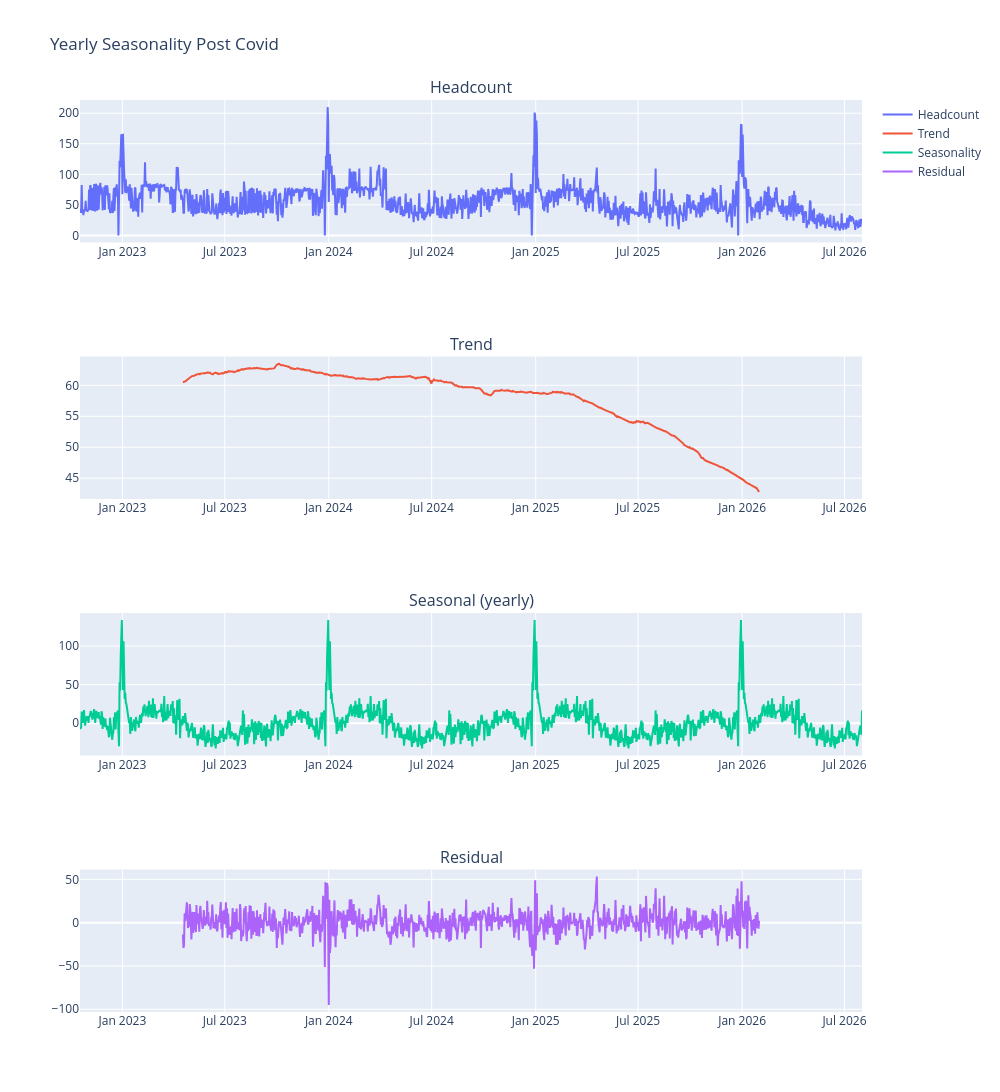

The cell this chart's notebook holds for it:
### Markdown cell above
## Seasonal Decomposition

### Code cell
post_covid_df = df[df["covid_flag"]=="post_covid"]
result = seasonal_decompose(post_covid_df["headcount"], model='additive', period=365)

fig = make_subplots(rows=4, cols=1, shared_xaxes=True, 
                     subplot_titles=("Headcount", "Trend", "Seasonal (yearly)", "Residual"))

fig.add_trace(go.Scatter(x=post_covid_df.index, y=post_covid_df["headcount"] , name="Headcount"), row=1, col=1)
fig.add_trace(go.Scatter(x=result.trend.index, y=result.trend, name="Trend"), row=2, col=1)
fig.add_trace(go.Scatter(x=result.seasonal.index, y=result.seasonal, name="Seasonality"), row=3, col=1)
fig.add_trace(go.Scatter(x=result.resid.index, y=result.resid, name="Residual"), row=4, col=1)

fig.update_layout(height=1200, width=1000, title_text = "Yearly Seasonality Post Covid")
fig.update_xaxes(showticklabels=True)
fig.show()

### Figure 1 — Plotly figure (JSON) as saved in the notebook; plotly's stock layout.template omitted (floating-point values rounded to 4 significant figures; data arrays with more than 128 entries replaced by an {"elided": "..."} marker saying what was removed)
{"data": [{"name": "Headcount", "type": "scatter", "x": {"elided": "1384 str values"}, "xaxis": "x", "y": {"elided": "1384 float values"}, "yaxis": "y"}, {"name": "Trend", "type": "scatter", "x": {"elided": "1384 str values"}, "xaxis": "x2", "y": {"elided": "1384 float values"}, "yaxis": "y2"}, {"name": "Seasonality", "type": "scatter", "x": {"elided": "1384 str values"}, "xaxis": "x3", "y": {"elided": "1384 float values"}, "yaxis": "y3"}, {"name": "Residual", "type": "scatter", "x": {"elided": "1384 str values"}, "xaxis": "x4", "y": {"elided": "1384 float values"}, "yaxis": "y4"}], "layout": {"annotations": [{"font": {"size": 16}, "showarrow": false, "text": "Headcount", "x": 0.5, "xanchor": "center", "xref": "paper", "y": 1, "yanchor": "bottom", "yref": "paper"}, {"font": {"size": 16}, "showarrow": false, "text": "Trend", "x": 0.5, "xanchor": "center", "xref": "paper", "y": 0.7188, "yanchor": "bottom", "yref": "paper"}, {"font": {"size": 16}, "showarrow": false, "text": "Seasonal (yearly)", "x": 0.5, "xanchor": "center", "xref": "paper", "y": 0.4375, "yanchor": "bottom", "yref": "paper"}, {"font": {"size": 16}, "showarrow": false, "text": "Residual", "x": 0.5, "xanchor": "center", "xref": "paper", "y": 0.1562, "yanchor": "bottom", "yref": "paper"}], "height": 1200, "title": {"text": "Yearly Seasonality Post Covid"}, "width": 1000, "xaxis": {"anchor": "y", "domain": [0, 1], "matches": "x4", "showticklabels": true}, "xaxis2": {"anchor": "y2", "domain": [0, 1], "matches": "x4", "showticklabels": true}, "xaxis3": {"anchor": "y3", "domain": [0, 1], "matches": "x4", "showticklabels": true}, "xaxis4": {"anchor": "y4", "domain": [0, 1], "showticklabels": true}, "yaxis": {"anchor": "x", "domain": [0.8438, 1]}, "yaxis2": {"anchor": "x2", "domain": [0.5625, 0.7188]}, "yaxis3": {"anchor": "x3", "domain": [0.2812, 0.4375]}, "yaxis4": {"anchor": "x4", "domain": [0, 0.1562]}}}
